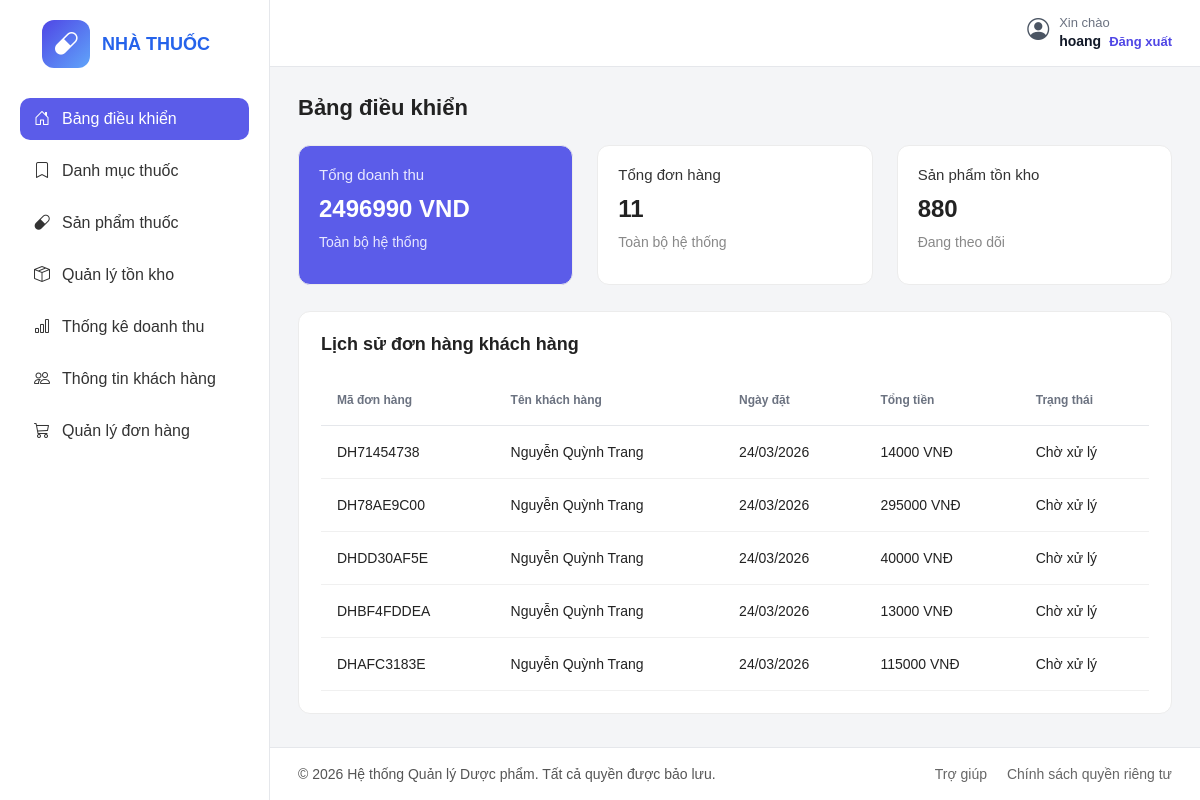
The page /dashboard/ (signed in) on the database its author committed.
### core/models.py (models this page shows, shortened)
class Order(models.Model):
    STATUS_CHOICES = [
        ('pending', 'Chờ xử lý'),
        ('confirmed', 'Đã xác nhận'),
        ('completed', 'Đã hoàn thành'),
        ('cancelled', 'Đã hủy'),
    ]
    PAYMENT_CHOICES = [
        ('cash', 'Thanh toán tiền mặt'),
        ('bank', 'Thanh toán chuyển khoản'),
    ]
    customer = models.ForeignKey(Customer, on_delete=models.CASCADE)
    code = models.CharField(max_length=20, unique=True)
    status = models.CharField(max_length=20, choices=STATUS_CHOICES, default='pending')
    receiver_name = models.CharField(max_length=100)
    receiver_phone = models.CharField(max_length=20)
    delivery_address = models.CharField(max_length=255)
    subtotal = models.DecimalField(max_digits=12, decimal_places=2, default=0)
    note = models.TextField(blank=True)
    payment_method = models.CharField(max_length=20, choices=PAYMENT_CHOICES, default='cash')
    created_at = models.DateTimeField(auto_now_add=True)

class Customer(models.Model):
    user = models.OneToOneField(User, on_delete=models.CASCADE)
    full_name = models.CharField(max_length=100)
    address = models.CharField(max_length=255, blank=True)
    phone = models.CharField(max_length=20)
    avatar = models.ImageField(upload_to='avatars/', blank=True, null=True)

### core/views.py (the view)
# urls.py: path('dashboard/', views.dashboard, name='dashboard'),
@login_required
@user_passes_test(is_admin)
def dashboard(request):
    total_revenue = Order.objects.aggregate(total=Sum('subtotal'))['total'] or 0
    total_orders = Order.objects.count()
    total_stock = Inventory.objects.aggregate(total=Sum('quantity'))['total'] or 0
    recent_orders = Order.objects.select_related('customer').all().order_by('-created_at')[:5]
    return render(request, 'admin_panel/index.html', {
        'total_revenue': total_revenue,
        'total_orders': total_orders,
        'total_stock': total_stock,
        'recent_orders': recent_orders,
    })

### core/views.py (called while the page is built)
def is_admin(user):
    return user.is_staff

### templates/admin_panel/index.html (shortened to what this page needs)
{% load static %}
<!DOCTYPE html>
<html lang="vi">
<head>
  <link rel="stylesheet" href="{% static 'css/index.css' %}" />
  <link rel="stylesheet" href="https://cdn.jsdelivr.net/npm/bootstrap-icons@1.11.3/font/bootstrap-icons.min.css" />
</head>
<body>
  <div class="container">
    <aside class="sidebar">
      <div class="logo">
        <div class="logo-icon">
          <i class="bi bi-capsule"></i>
        </div>
        <div>
          <h2>NHÀ THUỐC</h2>
        </div>
      </div>
      <ul class="menu">
        <li class="active"><a href="{% url 'dashboard' %}"><i class="bi bi-house-door"></i> Bảng điều khiển</a></li>
        <li><a href="{% url 'admin_categories' %}"><i class="bi bi-bookmark"></i> Danh mục thuốc</a></li>
        <li><a href="{% url 'admin_products' %}"><i class="bi bi-capsule"></i> Sản phẩm thuốc</a></li>
        <li><a href="{% url 'admin_inventory' %}"><i class="bi bi-box-seam"></i> Quản lý tồn kho</a></li>
        <li><a href="{% url 'admin_statistics' %}"><i class="bi bi-bar-chart"></i> Thống kê doanh thu</a></li>
        <li><a href="{% url 'admin_customers' %}"><i class="bi bi-people"></i> Thông tin khách hàng</a></li>
        <li><a href="{% url 'admin_orders' %}"><i class="bi bi-cart3"></i>Quản lý đơn hàng</a></li>
      </ul>
    </aside>
    <main class="main-content">
      <header class="topbar">
        <div class="topbar-right">
          <div class="user-info user-info-vertical">
            <i class="bi bi-person-circle"></i>
            <div>
              <span>Xin chào</span>
              <strong>{{ user.get_full_name|default:user.username }}</strong>
              <a href="{% url 'logout' %}" class="logout-link">Đăng xuất</a>
            </div>
          </div>
        </div>
      </header>
      <section class="dashboard">
        <h1>Bảng điều khiển</h1>
        <div class="stats">
          <div class="card card-highlight">
            <p>Tổng doanh thu</p>
            <h2>{{ total_revenue }} VND</h2>
            <span>Toàn bộ hệ thống</span>
          </div>
          <div class="card">
            <p>Tổng đơn hàng</p>
            <h2>{{ total_orders }}</h2>
            <span>Toàn bộ hệ thống</span>
          </div>
          <div class="card">
            <p>Sản phẩm tồn kho</p>
            <h2>{{ total_stock }}</h2>
            <span>Đang theo dõi</span>
          </div>
        </div>
        <div class="table-card">
          <h2>Lịch sử đơn hàng khách hàng</h2>
          <table>
            <thead>
              <tr>
                <th>Mã đơn hàng</th>
                <th>Tên khách hàng</th>
                <th>Ngày đặt</th>
                <th>Tổng tiền</th>
                <th>Trạng thái</th>
              </tr>
            </thead>
            <tbody>
              {% for order in recent_orders %}
              <tr>
                <td>{{ order.code }}</td>
                <td>{{ order.customer.full_name }}</td>
                <td>{{ order.created_at|date:"d/m/Y" }}</td>
                <td>{{ order.subtotal|floatformat:0 }} VNĐ</td>
                <td>{{ order.get_status_display }}</td>
              </tr>
              {% endfor %}
            </tbody>
          </table>
        </div>
      </section>
      <footer class="footer">
        <p>© 2026 Hệ thống Quản lý Dược phẩm. Tất cả quyền được bảo lưu.</p>
        <div class="footer-links">
          <a href="#">Trợ giúp</a>
          <a href="#">Chính sách quyền riêng tư</a>
        </div>
      </footer>
    </main>
  </div>
</body>
</html>

### rows shown on the page
Order: code "DH71454738", customer.full_name "Nguyễn Quỳnh Trang", created_at "24/03/2026", subtotal "14000", status "Chờ xử lý"
Order: code "DH78AE9C00", customer.full_name "Nguyễn Quỳnh Trang", created_at "24/03/2026", subtotal "295000", status "Chờ xử lý"
Order: code "DHDD30AF5E", customer.full_name "Nguyễn Quỳnh Trang", created_at "24/03/2026", subtotal "40000", status "Chờ xử lý"
Order: code "DHBF4FDDEA", customer.full_name "Nguyễn Quỳnh Trang", created_at "24/03/2026", subtotal "13000", status "Chờ xử lý"
Order: code "DHAFC3183E", customer.full_name "Nguyễn Quỳnh Trang", created_at "24/03/2026", subtotal "115000", status "Chờ xử lý"

### other values the page prints
{{ user.get_full_name|default:user.username }} "hoang"
{{ total_revenue }} "2496990"
{{ total_orders }} "11"
{{ total_stock }} "880"
